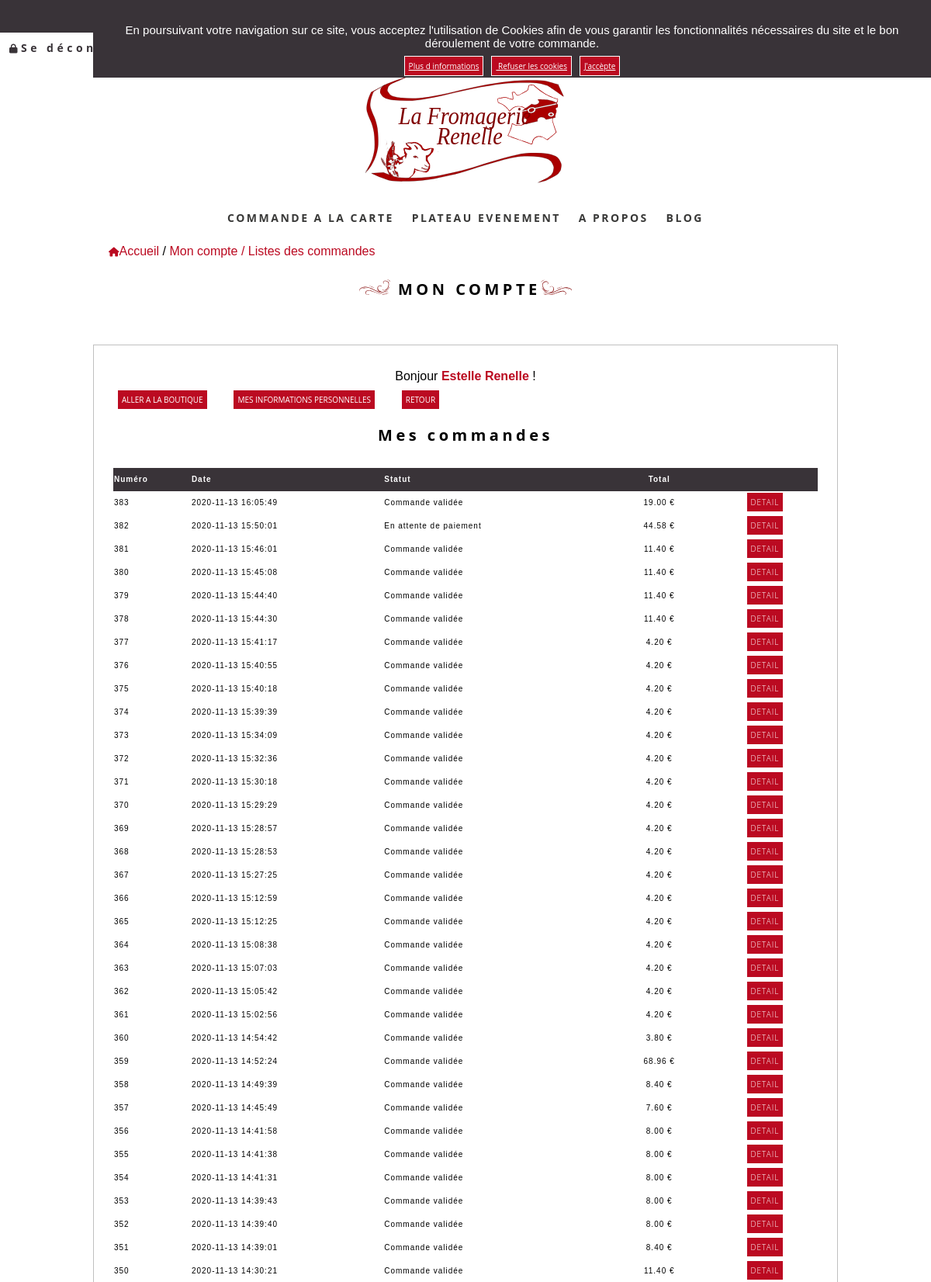
Page /index.php?controller=moncompte&action=allorder&id=57 (signed in, upper part) on the committed database.
### tables this page shows
CREATE TABLE `order` (
  `id` int(11) NOT NULL,
  `user_id` int(11) NOT NULL,
  `totalAmount` double NOT NULL,
  `weightTotal` float NOT NULL,
  `taxRate` float NOT NULL,
  `taxAmount` double NOT NULL,
  `orderDate` datetime NOT NULL,
  `statut_id` int(11) NOT NULL,
  `completeTimesTamp` datetime DEFAULT NULL
);

CREATE TABLE `statut` (
  `id` int(11) NOT NULL,
  `name` varchar(255) NOT NULL
);

### utilities/Controller.php (called while the page is built, shortened)
<?php
abstract class Controller
{
    public function renderView(string $view, array $params = [])
    {
        include 'views/layout.phtml';
    }
}

### controllers/MoncompteController.php (called while the page is built, shortened)
<?php
class MoncompteController extends Controller
{
    public function allorder()
    {
        $esclusivite = new Product();
        $esclusivite = $esclusivite->GetExclusivite();
        $trays = new Tray();
        $trays = $trays->getAll();
        $milks = new Milk();
        $milks = $milks->getAll();
        $doughs = new Dough();
        $doughs = $doughs->getAll();
        $regions = new Region();
        $regions = $regions->getAll();
        $session = new UserSession();
        $session->getIdUser();
        $orders = new Order();
        $orders = $orders->getAll(htmlspecialchars($_GET['id']));
        $order = new Order();
        $order = $order->getOne(htmlspecialchars($_GET['id']));
        $this->renderView(
            'list_order',
            [
                'esclusivite' => $esclusivite,
                'session' => $session,
                'orders' => $orders,
                'trays' => $trays,
                'milks' => $milks,
                'doughs' => $doughs,
                'regions' => $regions,
                'order'=>$order
            ]
        );
    }
}

### utilities/UserSession.php (called while the page is built, shortened)
<?php
class UserSession
{
    public function isLogged()
    {
        return true;
    }
    public function getFullName()
    {
        return $_SESSION['user']['firstName'] . " " . $_SESSION['user']['lastName'];
    }
    public function getIdUser()
    {
        return $_SESSION['user']['id'];
    }
}

### utilities/Autoload.php (called while the page is built, shortened)
<?php
spl_autoload_register(function ($class) {
    $sources  = [
        "controllers/$class.php",
        "controllers/admin/$class.php",
        "models/$class.php",
        "utilities/$class.php",
    ];
    foreach ($sources as $source) {
        if (file_exists($source)) {
            $test = true;
        }
    }
});

### models/Order.php (called while the page is built, shortened)
<?php
class Order
{
    public function getAll($id)
    {
        $cnx = new Database();
        $db = $cnx->query('SELECT `order`.id as id_order,ROUND(totalAmount,2) as TotalAmount,
        ROUND(taxAmount,2) as TaxAmount,taxRate,orderDate,
        user_id,statut_id,statut.name,statut.id,weightTotal
        FROM `order` INNER JOIN statut ON statut.id =`order`.statut_id
        WHERE user_id=? ORDER BY orderDate DESC', [$id]);
        return $db;
    }
}

### utilities/Database.php (called while the page is built, shortened)
<?php
class Database
{
    private $cnx;
    public function __construct()
    {
        try {
            $this->cnx = new PDO(
                "mysql:host=" . DATABASE['host'] . ";dbname=" . DATABASE['dbname'] . ";charset=utf8",
                DATABASE['user'],
                DATABASE['password']
            );
        } catch (PDOException $exception)
        {
            die($exception->getMessage());
        }
    }
    public function __destruct()
    {
        $this->cnx = null;
    }
    public function query(string $sql, array $criteria = array())
    {
        $query = $this->cnx->prepare($sql);
        $query->execute($criteria);
        return $query->fetchAll(PDO::FETCH_ASSOC);
    }
}

### views/list_order.phtml (the view, shortened to what this page needs)
<p class="lien"><a href="index.php?controller=home&action=index" title="retour à l'accueil"><i class="fa fa-home"></i>Accueil</a> / <a class="active" href="index.php?controller=moncompte&action=index&id=<?= $session->getIdUser() ?>" title="retour a la page d'accueil mon compte">Mon compte /</a> <a href="index.php?controller=moncompte&action=allorder&id=<?= $session->getIdUser() ?>" title="historique des commande">Listes des commandes</a></p>
<h2 class="signe"><img src="assets/img/logo/signeG.svg" alt="signeG"><span> MON COMPTE<img src="assets/img/logo/signeD.svg" alt="signeD"></span></h2>
<fieldset class="fieldset">
    <p class="welcome">Bonjour <strong><?= $session->getFullName() ?></strong> !</p>
    <a href="index.php?controller=product&action=index" title="aller à la boutique" class="btn btn_compte">ALLER A LA BOUTIQUE</a>
    <a class="btn btn_compte" href="index.php?controller=moncompte&action=edit&id=<?= $session->getIdUser() ?>" title="vos information pesonnelles">MES INFORMATIONS PERSONNELLES</a>
    <a href="index.php?controller=moncompte&action=index&id=<?= $session->getIdUser() ?>" title="voir toute vos commande" class="btn btn_compte">RETOUR</a>
    <h2>Mes commandes</h2>
    <table class="generic-table product-list table-order ">
        <thead>
            <tr>
                <th>Numéro</th>
                <th>Date</th>
                <th>Statut</th>
                <th class="number">Total</th>
                <th></th>
            </tr>
        </thead>
        <tbody>
            <?php if ($orders != null) : ?>
                <?php foreach ($orders as $order) : ?>
                    <tr>
                        <td><?=  htmlspecialchars($order['id_order']) ?></td>
                        <td><?=  htmlspecialchars($order['orderDate']) ?></td>
                        <td><?=  htmlspecialchars($order['name']) ?></td>
                        <td class="number"><?=  htmlspecialchars($order['TotalAmount']) ?> €</td>
                        <td class='number'><a href="index.php?controller=moncompte&action=orderDetail&id=<?= intval($order['id_order']) ?>" title="detail de la commande" class="btn">DETAIL</a></td>
                    </tr>
                <?php endforeach; ?>
        </tbody>
    </table>
<?php endif ?>
</fieldset>

### assets/css/style.css (style rules this page uses)
* { box-sizing: border-box; outline: none; }
html { font-size: 62.5%; margin: 0 auto; }
a { text-decoration: none; color:white; }
p { font-size: 1.4rem; text-align: center; }
h2,h3 { font-family: "Open sans"; font-size: 1.2rem; text-align: center; }
h2 { letter-spacing: 0.25rem; padding: 1rem; }
:root { --color-back-btn:#BB0A21; --color-text-btn:#BB0A21; --color-border:#BB0A21; }
h2 img, h3 img { width: 2.2rem; }
strong { color: var( --color-text-btn); }
.lien { display: none; }
i { font-size: 1.2rem; }
.btn { border: 0.1rem white solid; background-color: var( --color-back-btn); padding: 0.5rem; font-family: "Open sans"; font-size: 1rem; color: white; }
.btn_compte { display: block; width: 50%; margin: 0 auto; text-align: center; }
fieldset { padding: 1.5rem; margin: 2rem 0.5rem; }
.fieldset { margin: 5rem auto 10rem; }
.generic-table { width: 100%; }
.generic-table .number { width: 15%; text-align: center; }
.generic-table th { text-align: left; height: 5rem; }
.generic-table td { text-align: left; height: 3rem; }
table { display: table; box-sizing: border-box; border-spacing: 0; }
.form-basket,.table-order { margin: 2rem auto; padding: 0.5rem 1rem; width: 100%; border: none; border-radius: 0.6rem; vertical-align: top; font-weight: lighter; letter-spacing: 0.1rem; }
.form-basket thead,.table-order thead { background-color: #393338; color: white; border: 0; }
#list th,#list td,.table-order th,.table-order td { font-size: 1rem; padding: 0.1rem; height: 3rem; }
.edit-form, .table-order { margin: 0.5rem auto; }
fieldset a.btn { font-size: 1rem; padding: 0.5rem; margin: 1.5rem; }
html { height: 100%; }
@media only screen and (min-width: 768px) { h2 { font-size: 1.6rem; letter-spacing: 0.45rem; } }
@media only screen and (min-width: 768px) { h2 img { width: 4rem; } }
@media only screen and (min-width: 768px) { .lien { display: block; text-align: left; } }
@media only screen and (min-width: 768px) { .lien a { color: var( --color-text-btn); } }
@media only screen and (min-width: 768px) { .btn_compte { display: inline; } }
@media screen and (min-width: 960px) { a { font-size: 1.6rem; } }
@media screen and (min-width: 960px) { h2 { font-size: 2rem; letter-spacing: 0.45rem; } }
@media screen and (min-width: 960px) { h2 img { width: 4rem; } }
@media screen and (min-width: 960px) { p { font-size: 1.6rem; } }
@media screen and (min-width: 960px) { .lien { padding-left: 2rem; } }

### rows in the picture
order: id "383", orderDate "2020-11-13 16:05:49", statut.name "Commande validée", TotalAmount "19.00"
order: id "382", orderDate "2020-11-13 15:50:01", statut.name "En attente de paiement", TotalAmount "44.58"
order: id "381", orderDate "2020-11-13 15:46:01", statut.name "Commande validée", TotalAmount "11.40"
order: id "380", orderDate "2020-11-13 15:45:08", statut.name "Commande validée", TotalAmount "11.40"
order: id "379", orderDate "2020-11-13 15:44:40", statut.name "Commande validée", TotalAmount "11.40"
order: id "378", orderDate "2020-11-13 15:44:30", statut.name "Commande validée", TotalAmount "11.40"
order: id "377", orderDate "2020-11-13 15:41:17", statut.name "Commande validée", TotalAmount "4.20"
order: id "376", orderDate "2020-11-13 15:40:55", statut.name "Commande validée", TotalAmount "4.20"
order: id "375", orderDate "2020-11-13 15:40:18", statut.name "Commande validée", TotalAmount "4.20"
order: id "374", orderDate "2020-11-13 15:39:39", statut.name "Commande validée", TotalAmount "4.20"
order: id "373", orderDate "2020-11-13 15:34:09", statut.name "Commande validée", TotalAmount "4.20"
order: id "372", orderDate "2020-11-13 15:32:36", statut.name "Commande validée", TotalAmount "4.20"
order: id "371", orderDate "2020-11-13 15:30:18", statut.name "Commande validée", TotalAmount "4.20"
order: id "370", orderDate "2020-11-13 15:29:29", statut.name "Commande validée", TotalAmount "4.20"
order: id "369", orderDate "2020-11-13 15:28:57", statut.name "Commande validée", TotalAmount "4.20"
order: id "368", orderDate "2020-11-13 15:28:53", statut.name "Commande validée", TotalAmount "4.20"
order: id "367", orderDate "2020-11-13 15:27:25", statut.name "Commande validée", TotalAmount "4.20"
order: id "366", orderDate "2020-11-13 15:12:59", statut.name "Commande validée", TotalAmount "4.20"
order: id "365", orderDate "2020-11-13 15:12:25", statut.name "Commande validée", TotalAmount "4.20"
order: id "364", orderDate "2020-11-13 15:08:38", statut.name "Commande validée", TotalAmount "4.20"
order: id "363", orderDate "2020-11-13 15:07:03", statut.name "Commande validée", TotalAmount "4.20"
order: id "362", orderDate "2020-11-13 15:05:42", statut.name "Commande validée", TotalAmount "4.20"
order: id "361", orderDate "2020-11-13 15:02:56", statut.name "Commande validée", TotalAmount "4.20"
order: id "360", orderDate "2020-11-13 14:54:42", statut.name "Commande validée", TotalAmount "3.80"
order: id "359", orderDate "2020-11-13 14:52:24", statut.name "Commande validée", TotalAmount "68.96"
order: id "358", orderDate "2020-11-13 14:49:39", statut.name "Commande validée", TotalAmount "8.40"
order: id "357", orderDate "2020-11-13 14:45:49", statut.name "Commande validée", TotalAmount "7.60"
order: id "356", orderDate "2020-11-13 14:41:58", statut.name "Commande validée", TotalAmount "8.00"
order: id "355", orderDate "2020-11-13 14:41:38", statut.name "Commande validée", TotalAmount "8.00"
order: id "354", orderDate "2020-11-13 14:41:31", statut.name "Commande validée", TotalAmount "8.00"
order: id "353", orderDate "2020-11-13 14:39:43", statut.name "Commande validée", TotalAmount "8.00"
order: id "352", orderDate "2020-11-13 14:39:40", statut.name "Commande validée", TotalAmount "8.00"
order: id "351", orderDate "2020-11-13 14:39:01", statut.name "Commande validée", TotalAmount "8.40"
order: id "350", orderDate "2020-11-13 14:30:21", statut.name "Commande validée", TotalAmount "11.40"

### other values in the picture
$session->getFullName() "Estelle Renelle"
